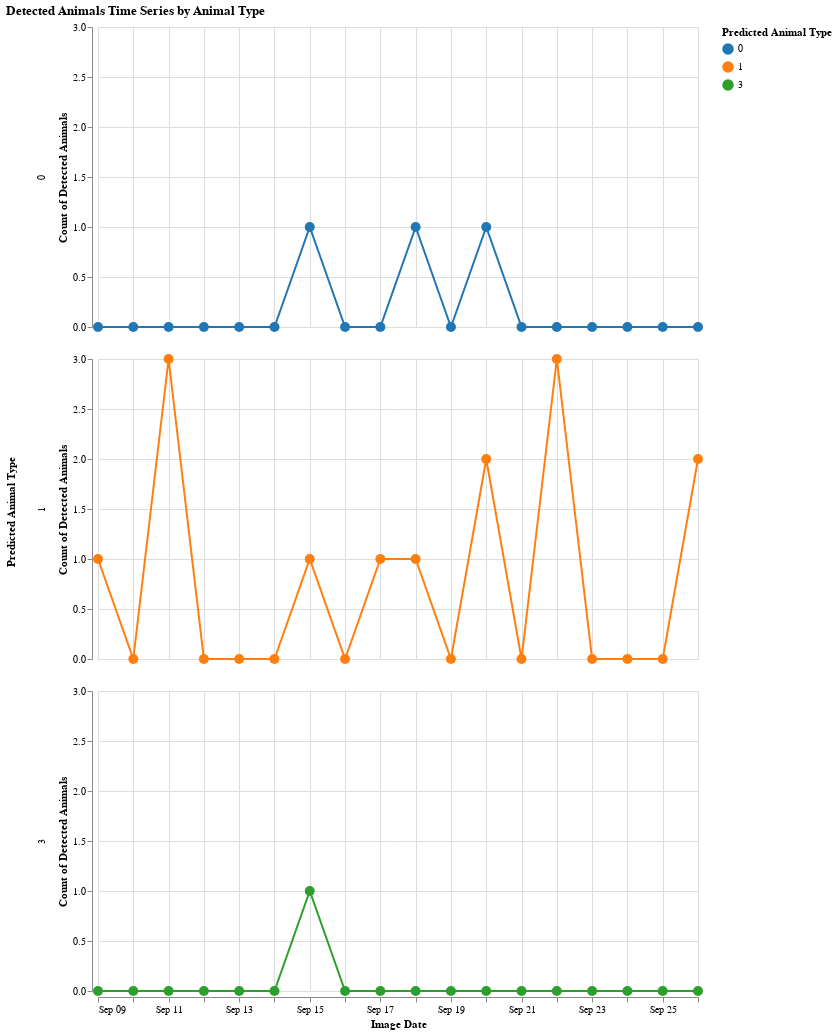

Notebook code for this chart:
### Code cell
time_series_class

### Figure 1 — Vega-Lite specification as saved in the notebook (floating-point values rounded to 4 significant figures)
{"config": {"view": {"continuousWidth": 400, "continuousHeight": 300}, "point": {"size": 100}}, "data": {"name": "data-57a5af033ff220c850b219c98d670866"}, "mark": {"type": "line", "point": true, "strokeWidth": 2}, "encoding": {"color": {"type": "nominal", "field": "Predicted Class", "scale": {"scheme": "category10"}, "title": "Predicted Animal Type"}, "row": {"type": "nominal", "field": "Predicted Class", "title": "Predicted Animal Type"}, "tooltip": [{"type": "temporal", "field": "Image Date", "timeUnit": "monthdate", "title": "Image Date"}, {"type": "quantitative", "field": "Predicted Class", "title": "Animal Type"}, {"type": "quantitative", "field": "value", "title": "Count of Detected Animals"}], "x": {"type": "temporal", "field": "Image Date", "timeUnit": "monthdate", "title": "Image Date"}, "y": {"type": "quantitative", "field": "value", "title": "Count of Detected Animals"}}, "height": 300, "title": "Detected Animals Time Series by Animal Type", "width": 600, "$schema": "https://vega.github.io/schema/vega-lite/v4.8.1.json", "datasets": {"data-57a5af033ff220c850b219c98d670866": [{"Image Date": "2022-09-09T00:00:00", "Predicted Class": 0, "value": 0}, {"Image Date": "2022-09-10T00:00:00", "Predicted Class": 0, "value": 0}, {"Image Date": "2022-09-11T00:00:00", "Predicted Class": 0, "value": 0}, {"Image Date": "2022-09-12T00:00:00", "Predicted Class": 0, "value": 0}, {"Image Date": "2022-09-13T00:00:00", "Predicted Class": 0, "value": 0}, {"Image Date": "2022-09-14T00:00:00", "Predicted Class": 0, "value": 0}, {"Image Date": "2022-09-15T00:00:00", "Predicted Class": 0, "value": 1}, {"Image Date": "2022-09-16T00:00:00", "Predicted Class": 0, "value": 0}, {"Image Date": "2022-09-17T00:00:00", "Predicted Class": 0, "value": 0}, {"Image Date": "2022-09-18T00:00:00", "Predicted Class": 0, "value": 1}, {"Image Date": "2022-09-19T00:00:00", "Predicted Class": 0, "value": 0}, {"Image Date": "2022-09-20T00:00:00", "Predicted Class": 0, "value": 1}, {"Image Date": "2022-09-21T00:00:00", "Predicted Class": 0, "value": 0}, {"Image Date": "2022-09-22T00:00:00", "Predicted Class": 0, "value": 0}, {"Image Date": "2022-09-23T00:00:00", "Predicted Class": 0, "value": 0}, {"Image Date": "2022-09-24T00:00:00", "Predicted Class": 0, "value": 0}, {"Image Date": "2022-09-25T00:00:00", "Predicted Class": 0, "value": 0}, {"Image Date": "2022-09-26T00:00:00", "Predicted Class": 0, "value": 0}, {"Image Date": "2022-09-09T00:00:00", "Predicted Class": 1, "value": 1}, {"Image Date": "2022-09-10T00:00:00", "Predicted Class": 1, "value": 0}, {"Image Date": "2022-09-11T00:00:00", "Predicted Class": 1, "value": 3}, {"Image Date": "2022-09-12T00:00:00", "Predicted Class": 1, "value": 0}, {"Image Date": "2022-09-13T00:00:00", "Predicted Class": 1, "value": 0}, {"Image Date": "2022-09-14T00:00:00", "Predicted Class": 1, "value": 0}, {"Image Date": "2022-09-15T00:00:00", "Predicted Class": 1, "value": 1}, {"Image Date": "2022-09-16T00:00:00", "Predicted Class": 1, "value": 0}, {"Image Date": "2022-09-17T00:00:00", "Predicted Class": 1, "value": 1}, {"Image Date": "2022-09-18T00:00:00", "Predicted Class": 1, "value": 1}, {"Image Date": "2022-09-19T00:00:00", "Predicted Class": 1, "value": 0}, {"Image Date": "2022-09-20T00:00:00", "Predicted Class": 1, "value": 2}, {"Image Date": "2022-09-21T00:00:00", "Predicted Class": 1, "value": 0}, {"Image Date": "2022-09-22T00:00:00", "Predicted Class": 1, "value": 3}, {"Image Date": "2022-09-23T00:00:00", "Predicted Class": 1, "value": 0}, {"Image Date": "2022-09-24T00:00:00", "Predicted Class": 1, "value": 0}, {"Image Date": "2022-09-25T00:00:00", "Predicted Class": 1, "value": 0}, {"Image Date": "2022-09-26T00:00:00", "Predicted Class": 1, "value": 2}, {"Image Date": "2022-09-09T00:00:00", "Predicted Class": 3, "value": 0}, {"Image Date": "2022-09-10T00:00:00", "Predicted Class": 3, "value": 0}, {"Image Date": "2022-09-11T00:00:00", "Predicted Class": 3, "value": 0}, {"Image Date": "2022-09-12T00:00:00", "Predicted Class": 3, "value": 0}, {"Image Date": "2022-09-13T00:00:00", "Predicted Class": 3, "value": 0}, {"Image Date": "2022-09-14T00:00:00", "Predicted Class": 3, "value": 0}, {"Image Date": "2022-09-15T00:00:00", "Predicted Class": 3, "value": 1}, {"Image Date": "2022-09-16T00:00:00", "Predicted Class": 3, "value": 0}, {"Image Date": "2022-09-17T00:00:00", "Predicted Class": 3, "value": 0}, {"Image Date": "2022-09-18T00:00:00", "Predicted Class": 3, "value": 0}, {"Image Date": "2022-09-19T00:00:00", "Predicted Class": 3, "value": 0}, {"Image Date": "2022-09-20T00:00:00", "Predicted Class": 3, "value": 0}, {"Image Date": "2022-09-21T00:00:00", "Predicted Class": 3, "value": 0}, {"Image Date": "2022-09-22T00:00:00", "Predicted Class": 3, "value": 0}, {"Image Date": "2022-09-23T00:00:00", "Predicted Class": 3, "value": 0}, {"Image Date": "2022-09-24T00:00:00", "Predicted Class": 3, "value": 0}, {"Image Date": "2022-09-25T00:00:00", "Predicted Class": 3, "value": 0}, {"Image Date": "2022-09-26T00:00:00", "Predicted Class": 3, "value": 0}]}}
